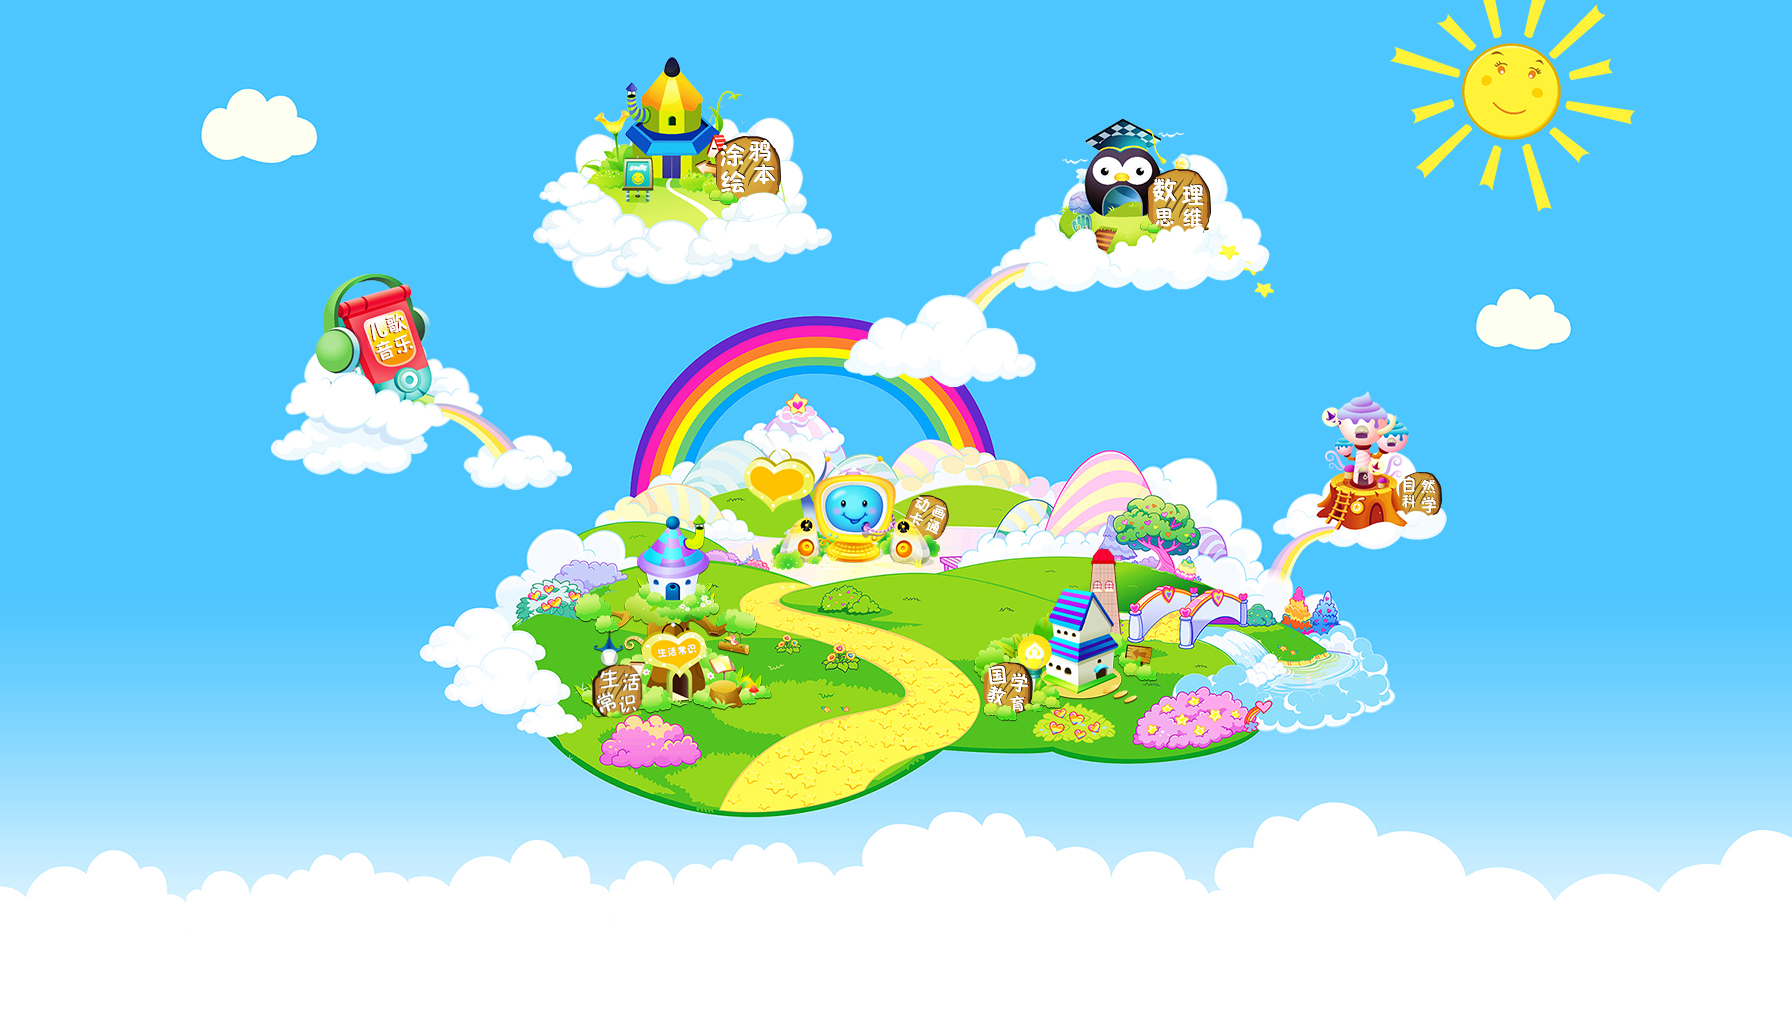

Below is a game level as drawn by its tile map, then a one-line description and the .tmx that defines it (tile-layer data replaced by summaries):
An orthogonal 56x32 tile map with 32x32 px tiles, 2 tile layers (块层 1, 块层 2), 2 tilesets.

<map version="1.0" orientation="orthogonal" renderorder="right-down" width="56" height="32" tilewidth="32" tileheight="32" nextobjectid="1">
 <tileset firstgid="1" name="fan_before" tilewidth="32" tileheight="32" tilecount="2">
  <image source="fan_before.png" trans="ff00ff" width="64" height="32" />
 </tileset>
 <tileset firstgid="3" name="map2" tilewidth="32" tileheight="32" tilecount="1792">
  <image source="map2.jpg" trans="ff00ff" width="1792" height="1024" />
 </tileset>
 <layer name="块层 1" width="56" height="32">
  <data>[1792 cells, 1792 non-empty, 1792 distinct tile ids]</data>
 </layer>
 <layer name="块层 2" width="56" height="32">
  <data>[1792 cells, 2 non-empty, 2 distinct tile ids]</data>
 </layer>
</map>